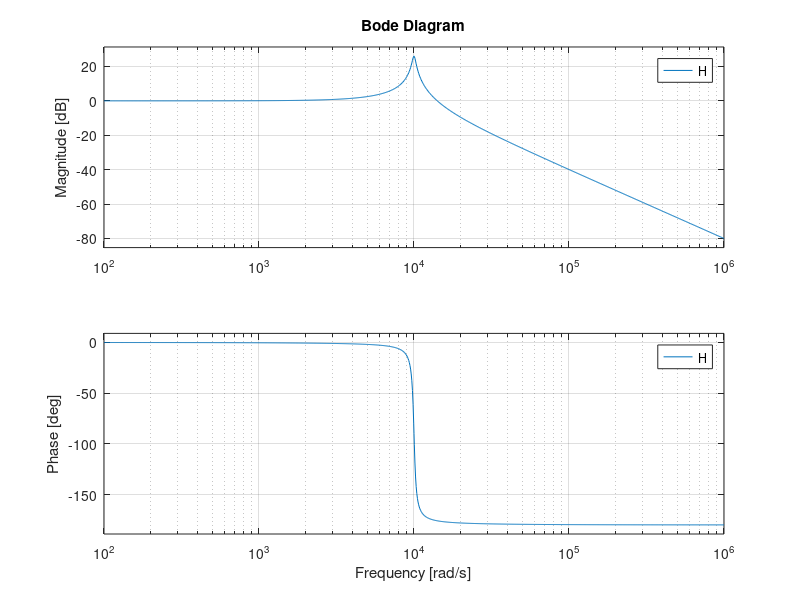

The MATLAB script that drew this image:
function question3b
%UNTITLED Summary of this function goes here
%   Detailed explanation goes here
H = tf([200],[0.000002 0.001 200]);
bode(H)
end

 